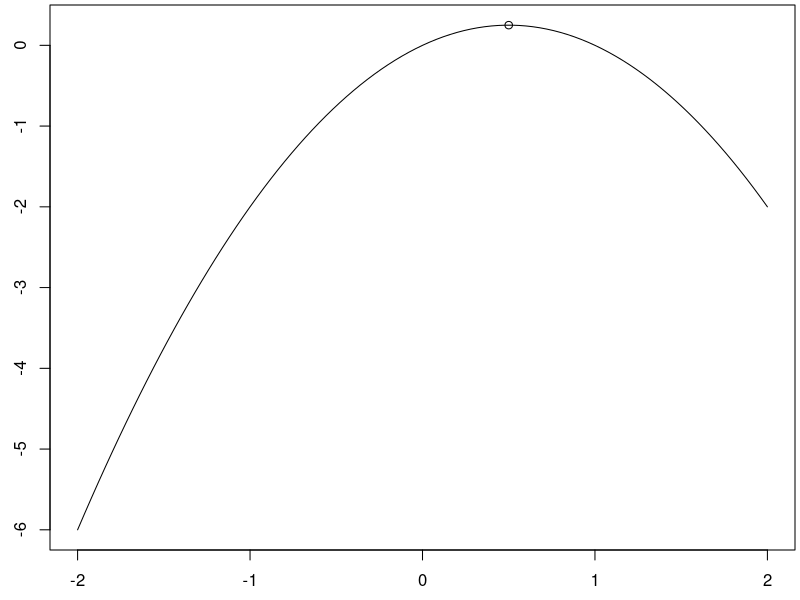
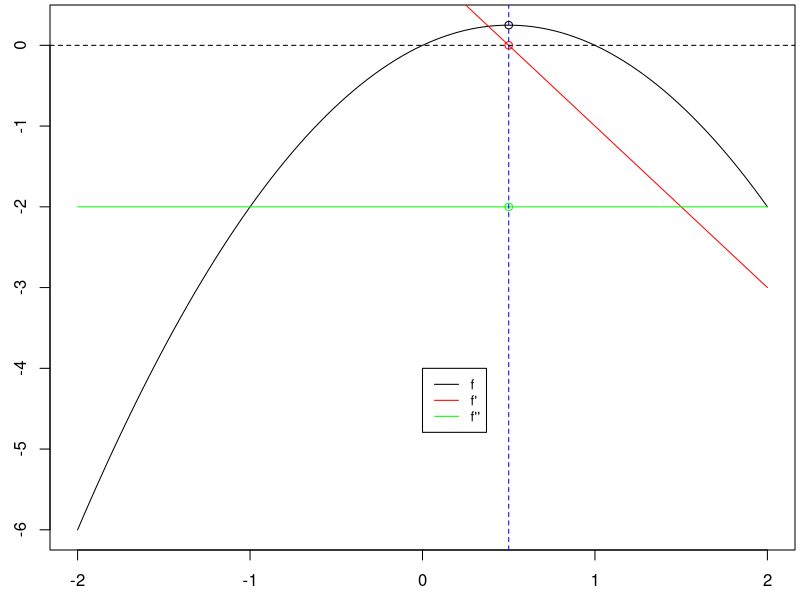
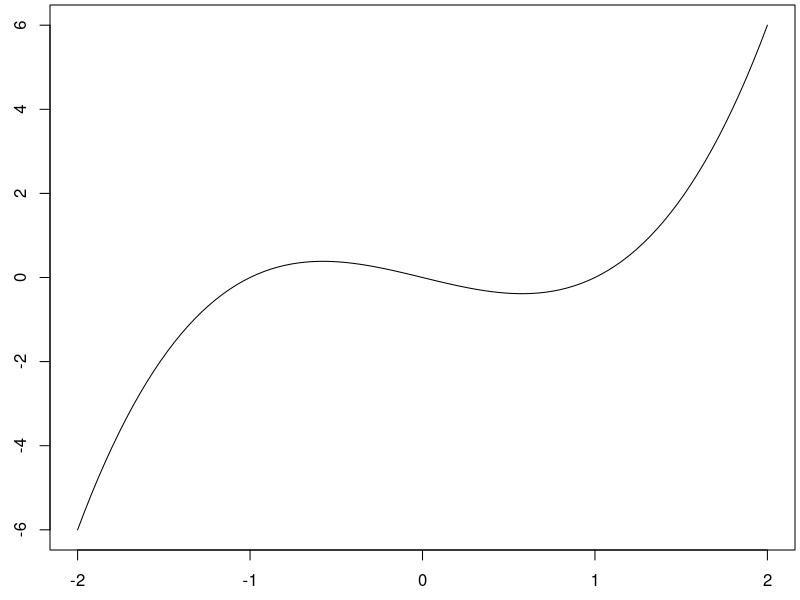
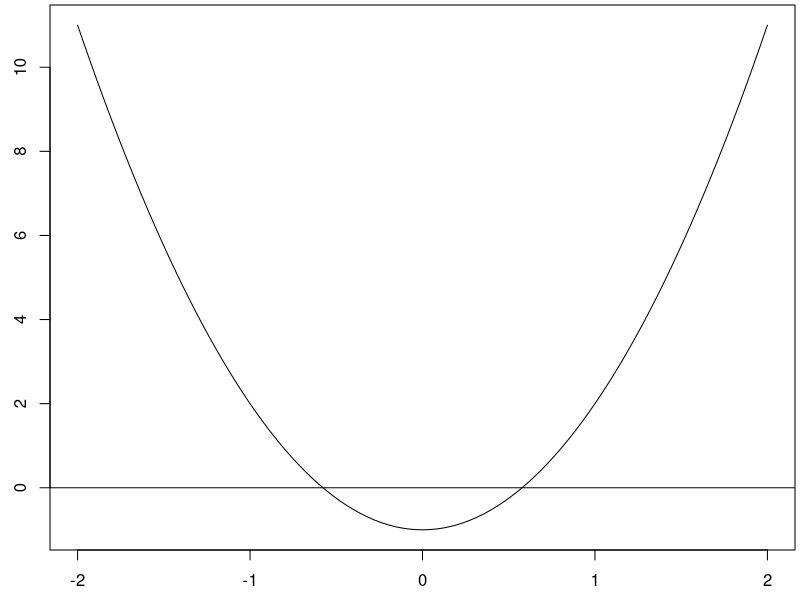

The R script that drew these images, in order: (Note: this script raises an error after producing the figures.)
g <- function(x){x*(1-x)}
Dg <- function(x){1-2*x}
D2g <- function(x){0*x-2} #Is the zero important?

uniroot(Dg,c(-10,10))$root
cv <- uniroot(Dg,c(-10,10))$root
cv

D2g(1/2)
D2g(cv)

my_plot <- function(f,left_bound,right_bound,gap = (right_bound-left_bound)/100, mar = c(2.5,2.5,0.25,0.25), type = "l",... ){
  x <- seq(left_bound,right_bound,gap)
  par(mar=mar)
  plot(x,f(x),type = type,...)
}
my_lines <- function(f,left_bound,right_bound,gap = (right_bound-left_bound)/100, type = "l",... ){
  x <- seq(left_bound,right_bound,gap)
  lines(x,f(x),type = type,...)
}

par(mfrow=c(1,1))
my_plot(g,-2,2)
points(cv,g(cv))

a <- -2
b <- 2
my_plot(g,a,b)
my_lines(Dg,a,b,col = "red")
abline(h=0, lty = 2)
my_lines(D2g,a,b, col = "green")
abline(v=cv,col="blue",lty = 2)
points(cv,g(cv))
points(cv,Dg(cv),col="red")
points(cv,D2g(cv),col="green")
legend((a+b)/2, (g(a)+g(b))/2, legend=c("f", "f\'", "f\'\'"),
       col=c("black","red", "green"), lty=1, cex=0.8)



h <- function(x){x^3-x}
Dh <- function(x){3*x^2-1}
D2h <- function(x){6*x}

my_plot(h,-2,2)

my_plot(Dh,-2,2)
abline(h=0)

-sqrt(1/3)
sqrt(1/3)

cv <- uniroot(Dh,c(-10,10))$root
cv.1 <- uniroot(Dh,c(-10,0))$root
cv.2 <- uniroot(Dh,c(0,10))$root

cv.1
-sqrt(1/3)
cv.2
sqrt(1/3)

D2h(-sqrt(1/3))
D2h(cv.1)

D2h(sqrt(1/3))
D2h(cv.2)

h(-1)
h(-sqrt(1/3))
h(cv.1)
h(sqrt(1/3))
h(cv.2)
h(2)

my_plot(h,-1,2)
